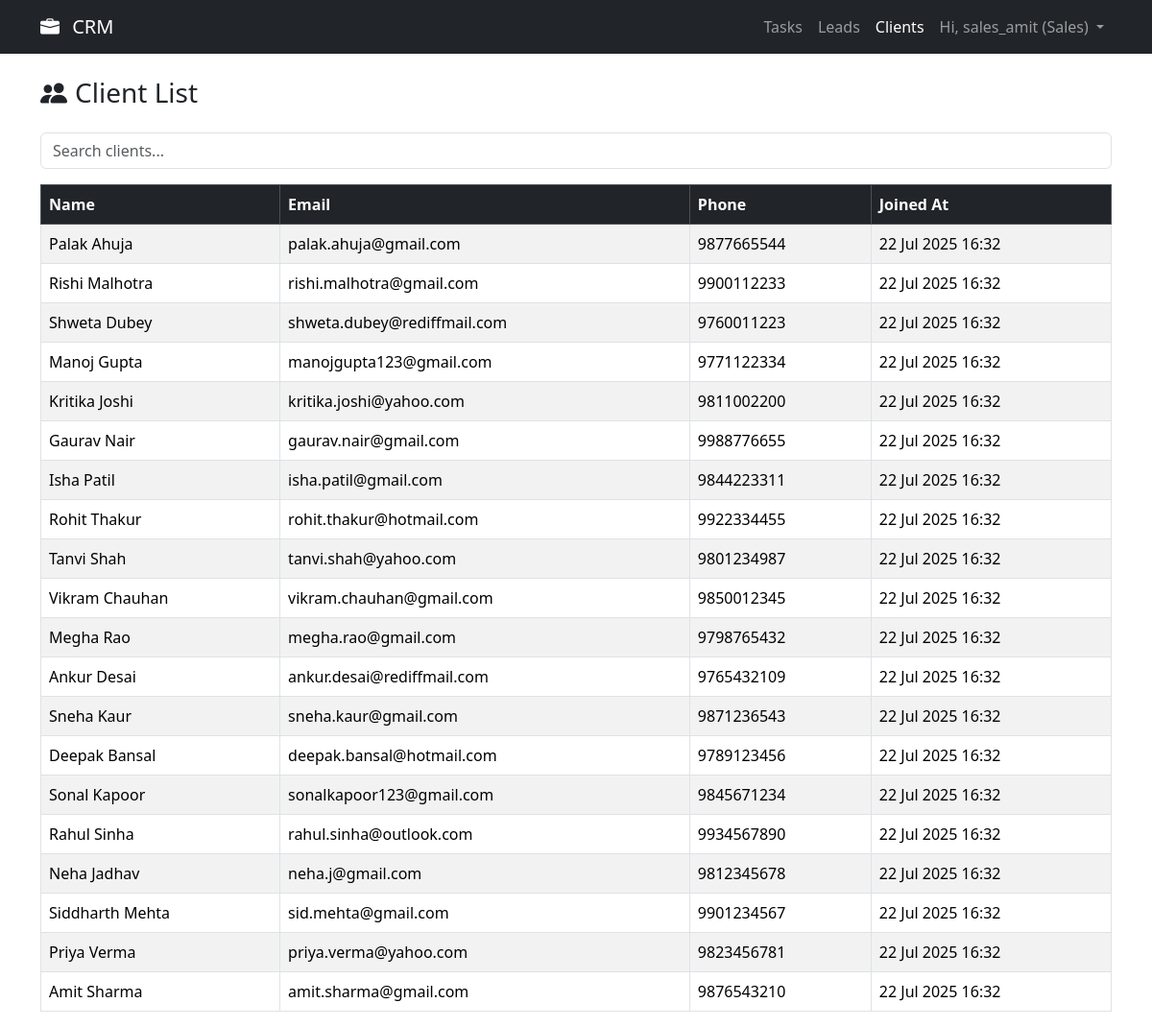
The app's page /clients/ (signed in) with its own data.
### crm/models.py (models this page shows, shortened)
class Client(models.Model):
    name = models.CharField(max_length=100)
    email = models.EmailField()
    phone = models.CharField(max_length=15)
    joined_at = models.DateTimeField(auto_now_add=True)

### crm/views.py (the view)
# urls.py: path('clients/', client_list, name='client_list'),
def client_list(request):
    if 'user_id' not in request.session or request.session['role'] not in ['admin', 'sales', 'support']:
        return redirect('login')
    clients = Client.objects.all().order_by('-id')
    return render(request, 'crm/client_list.html', {'clients': clients})

### crm/templates/crm/client_list.html (shortened to what this page needs)
    {% extends 'crm/base.html' %}
    {% block content %}
    <div class="d-flex justify-content-between align-items-center mb-4">
        <h3 class="mb-0"><i class="bi bi-people-fill me-2"></i>Client List</h3>
    </div>
    <div class="mb-3">
        <input type="text" id="searchInput" class="form-control" placeholder="Search clients...">
    </div>
    {% if clients %}
    <div class="table-responsive">
        <table class="table table-striped table-hover table-bordered" id="clientTable">
            <thead class="table-dark">
                <tr>
                    <th>Name</th>
                    <th>Email</th>
                    <th>Phone</th>
                    <th>Joined At</th>
                </tr>
            </thead>
            <tbody>
                {% for client in clients %}
                <tr>
                    <td>{{ client.name }}</td>
                    <td>{{ client.email }}</td>
                    <td>{{ client.phone }}</td>
                    <td>{{ client.joined_at|date:"d M Y H:i" }}</td>
                </tr>
                {% endfor %}
            </tbody>
        </table>
    </div>
    {% else %}
        <div class="alert alert-info text-center" role="alert">
            <i class="bi bi-info-circle-fill me-2"></i>No clients found.
        </div>
    {% endif %}
    {% endblock %}

### records on screen
Client: name "Palak Ahuja", email "palak.ahuja@gmail.com", phone "9877665544", joined_at "22 Jul 2025 16:32"
Client: name "Rishi Malhotra", email "rishi.malhotra@gmail.com", phone "9900112233", joined_at "22 Jul 2025 16:32"
Client: name "Shweta Dubey", email "shweta.dubey@rediffmail.com", phone "9760011223", joined_at "22 Jul 2025 16:32"
Client: name "Manoj Gupta", email "manojgupta123@gmail.com", phone "9771122334", joined_at "22 Jul 2025 16:32"
Client: name "Kritika Joshi", email "kritika.joshi@yahoo.com", phone "9811002200", joined_at "22 Jul 2025 16:32"
Client: name "Gaurav Nair", email "gaurav.nair@gmail.com", phone "9988776655", joined_at "22 Jul 2025 16:32"
Client: name "Isha Patil", email "isha.patil@gmail.com", phone "9844223311", joined_at "22 Jul 2025 16:32"
Client: name "Rohit Thakur", email "rohit.thakur@hotmail.com", phone "9922334455", joined_at "22 Jul 2025 16:32"
Client: name "Tanvi Shah", email "tanvi.shah@yahoo.com", phone "9801234987", joined_at "22 Jul 2025 16:32"
Client: name "Vikram Chauhan", email "vikram.chauhan@gmail.com", phone "9850012345", joined_at "22 Jul 2025 16:32"
Client: name "Megha Rao", email "megha.rao@gmail.com", phone "9798765432", joined_at "22 Jul 2025 16:32"
Client: name "Ankur Desai", email "ankur.desai@rediffmail.com", phone "9765432109", joined_at "22 Jul 2025 16:32"
Client: name "Sneha Kaur", email "sneha.kaur@gmail.com", phone "9871236543", joined_at "22 Jul 2025 16:32"
Client: name "Deepak Bansal", email "deepak.bansal@hotmail.com", phone "9789123456", joined_at "22 Jul 2025 16:32"
Client: name "Sonal Kapoor", email "sonalkapoor123@gmail.com", phone "9845671234", joined_at "22 Jul 2025 16:32"
Client: name "Rahul Sinha", email "rahul.sinha@outlook.com", phone "9934567890", joined_at "22 Jul 2025 16:32"
Client: name "Neha Jadhav", email "neha.j@gmail.com", phone "9812345678", joined_at "22 Jul 2025 16:32"
Client: name "Siddharth Mehta", email "sid.mehta@gmail.com", phone "9901234567", joined_at "22 Jul 2025 16:32"
Client: name "Priya Verma", email "priya.verma@yahoo.com", phone "9823456781", joined_at "22 Jul 2025 16:32"
Client: name "Amit Sharma", email "amit.sharma@gmail.com", phone "9876543210", joined_at "22 Jul 2025 16:32"

### other values on screen
{{ request.session.username }} "sales_amit"
{{ request.session.role|title }} "Sales"
